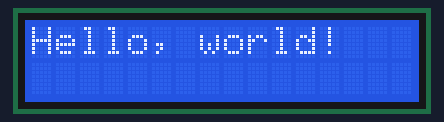
Simulated run of this sketch. Board: Arduino Uno, built with avr-gcc and run on an emulated ATmega328P. On the bench: 16×2 character LCD.

Above: at 0.1 s.
At 10.1 s:
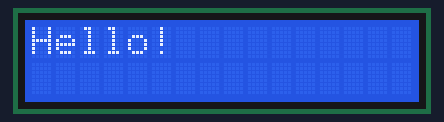

The sketch:

lcd1602.ino
```cpp
#include <Wire.h>
#include <LiquidCrystal_I2C.h>

// 设置I2C地址为0x27，16列2行
LiquidCrystal_I2C lcd(0x27, 16, 2);

void setup()
{
  lcd.init();                // 初始化LCD
  lcd.backlight();           // 打开背光
  lcd.setCursor(0,0);       // 将光标设置到第一行第一列
  lcd.print("Hello, world!");  // 在LCD上打印"Hello, world!"
  delay(10000);
  lcd.clear();
  lcd.print("Hello!");
}

void loop()
{
  // 这里我们不需要做任何事情，所以loop函数为空
}
```
